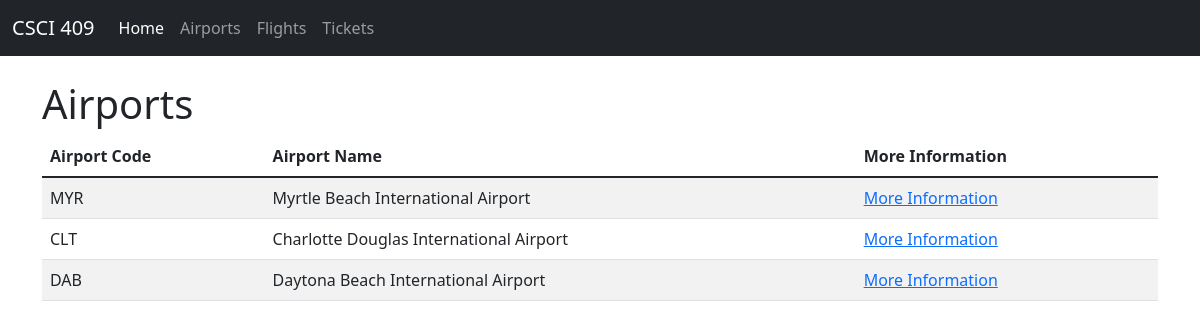
The page / on the database its author committed.
### airports/models.py (models this page shows)
class Airport(models.Model):
    name = models.CharField(max_length=255)
    airport_code = models.CharField(max_length=3)
    address = models.CharField(max_length=255)
    city = models.CharField(max_length=255)
    state = models.CharField(max_length=2)
    zipcode = models.CharField(max_length=5)
    is_open = models.BooleanField()

### airports/views.py (the view)
# urls.py: path('', airports.views.index),
def index(request):
    airports = Airport.objects.all()
    context = {'airports': airports}
    return render(request, 'airports/index.html', context)

### airports/templates/airports/index.html
{% extends 'base.html' %}
{% block content %}
<h1>Airports</h1>
<table class="table table-striped">
    <thead>
        <tr>
            <th scope="col">Airport Code</th>
            <th scope="col">Airport Name</th>
            <th scope="col">More Information</th>
        </tr>
    </thead>
    <tbody>
        {% for airport in airports %}
            <tr>
                <td>{{ airport.airport_code }}</td>
                <td>{{ airport.name }}</td>
                <td><a href="/airports/{{ airport.airport_code }}">More Information</a></td>
            </tr>
        {% endfor %}
    </tbody>
</table>
{% endblock %}

### rows shown on the page
Airport: airport_code "MYR", name "Myrtle Beach International Airport"
Airport: airport_code "CLT", name "Charlotte Douglas International Airport"
Airport: airport_code "DAB", name "Daytona Beach International Airport"
